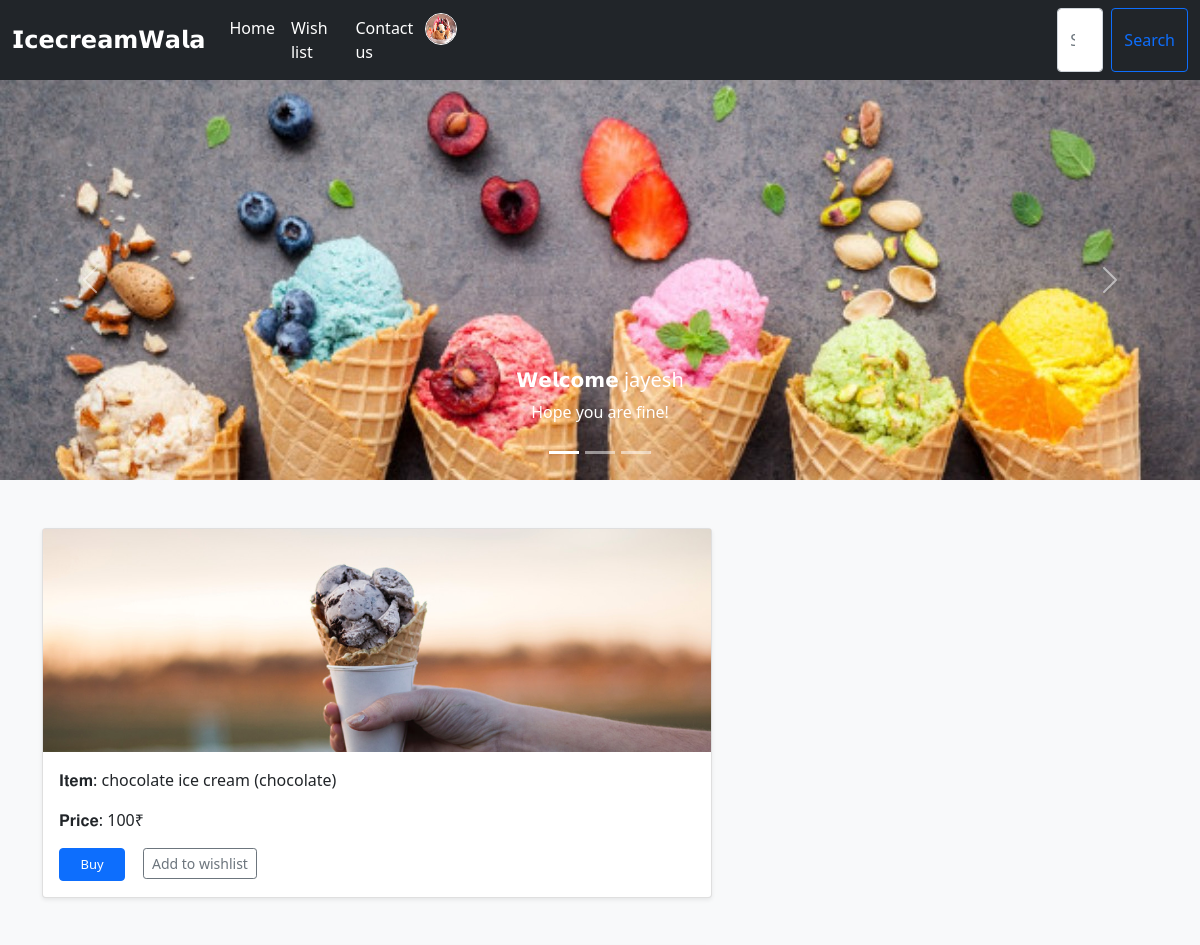
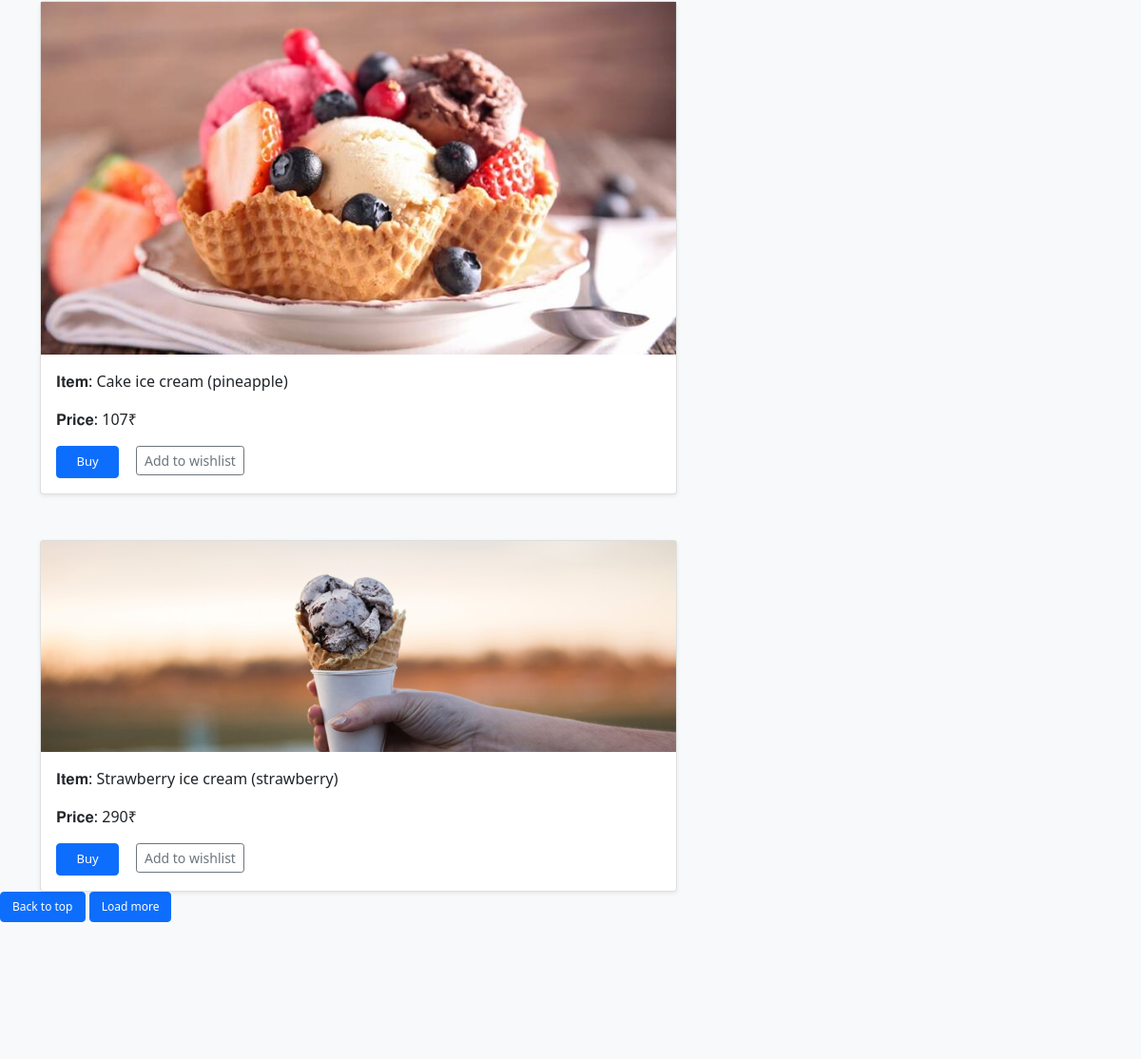
The app's page / (signed in) with its own data (2 pictures, top to bottom).
### home/models.py (models this page shows, shortened)
class Icecream_item(models.Model):
    name = models.CharField(max_length=200)
    price = models.IntegerField()
    flavour = models.CharField(max_length=50)
    image = models.ImageField(upload_to="icecream_image")

### home/views.py (the view)
# urls.py: 2. Add a URL to urlpatterns:  path('', views.home, name='home')
def home(request):
    print(User.objects.all())
    login_is = False
    if request.user.is_authenticated:
        login_is = True
    if request.method == 'POST':
        icecream = request.POST.get('item_id')
        print(icecream)
        return redirect('/')
    data = Icecream_item.objects.all()
    username = request.user.username
    Icecream_data = {
        'items' : data,
        'username': username,
        'login_is': login_is
    }
    return render(request, 'home.html', Icecream_data)

### templates/home.html (shortened to what this page needs)
{% extends 'mainlayout.html' %}
{% block body %}
<div>
{% load static %}
<div id="carouselExampleCaptions" class="carousel slide" data-bs-ride="carousel">
  <div class="carousel-indicators">
    <button type="button" data-bs-target="#carouselExampleCaptions" data-bs-slide-to="0" class="active" aria-current="true" aria-label="Slide 1"></button>
    <button type="button" data-bs-target="#carouselExampleCaptions" data-bs-slide-to="1" aria-label="Slide 2"></button>
    <button type="button" data-bs-target="#carouselExampleCaptions" data-bs-slide-to="2" aria-label="Slide 3"></button>
  </div>
  <div class="carousel-inner">
    <div class="carousel-item active">
      <img src="{% static 'img/2.jpg' %}" class="d-block w-100" alt="...">
      <div class="carousel-caption d-none d-md-block">
        <h5>𝗪𝗲𝗹𝗰𝗼𝗺𝗲 {{username}}</h5>
        <p>Hope you are fine!</p>
      </div>
    </div>
  </div>
  <button class="carousel-control-prev" type="button" data-bs-target="#carouselExampleCaptions" data-bs-slide="prev">
    <span class="carousel-control-prev-icon" aria-hidden="true"></span>
  </button>
  <button class="carousel-control-next" type="button" data-bs-target="#carouselExampleCaptions" data-bs-slide="next">
    <span class="carousel-control-next-icon" aria-hidden="true"></span>
  </button>
</div>
</div>
<div container>
<main>
{% for info in items%}
<div class="album py-5 bg-light">
    <div class="container">
      <div class="g-3" style="width:60%;">
        <div class="col">
          <div class="card shadow-sm">
            <img src="/media/{{info.image}}" class="d-block w-100" alt="...">
            <div class="card-body">
              <p class="card-text">𝐈𝐭𝐞𝐦: {{info.name}} ({{info.flavour}})</p>
              <p class="text">𝐏𝐫𝐢𝐜𝐞: {{info.price}}₹</p>
              <div class="d-flex justify-content-between align-items-center">
                <div class="btn-group">
                <form method="post" action="/buy">
                <input type="submit" class="btn btn-primary" style="font-size: 13px; width: 66px;" value="Buy">
                </form>
                <form method="post" action="/">
                <input type="submit" class="btn btn-sm btn-outline-secondary" style="margin-left:18px;" value="Add to wishlist">
                </form>
                </div>
              </div>
            </div>
          </div>
        </div>
      </div>
    </div>
{% endfor %}
<a class="btn btn-primary" style="font-size:12px; mragin-top:10px;" href="#">Back to top</a>
<a class="btn btn-primary" style="font-size:12px; mragin-top:10px;" href="#">Load more</a>
{% endblock body %}

### records on screen
Icecream_item: image (picture), name "chocolate ice cream", flavour "chocolate", price "100"
Icecream_item: image (picture), name "Cake ice cream", flavour "pineapple", price "107"
Icecream_item: image (picture), name "Strawberry ice cream", flavour "strawberry", price "290"

### other values on screen
{{ username }} "jayesh"
